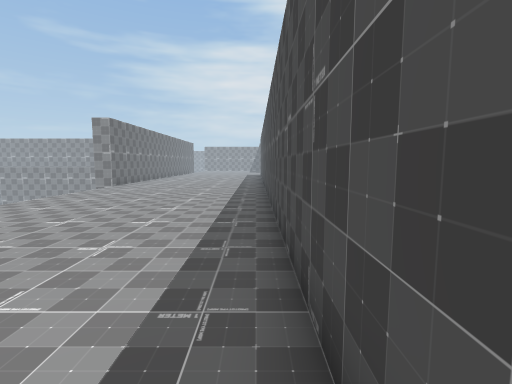
[1] (above)

17 first-person views from a walk through a 3-D level made in the Unity game engine. The camera is 1.4 m above the floor, tilts 6° down and sees 85° across. The floor is counted in squares, 1 m on a side. Each view is taken from the middle of a square. On the plan, view 1 faces up. The plan holds only what a view shows up to about 14 squares ahead; the rest is blank. The place goes on beyond the plan. The player character is not drawn. Some surface patterns are stand-ins.

[2]
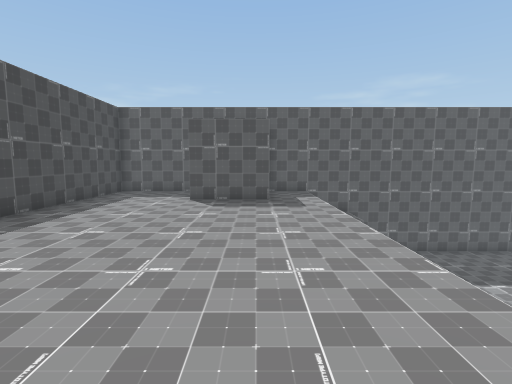

[3]
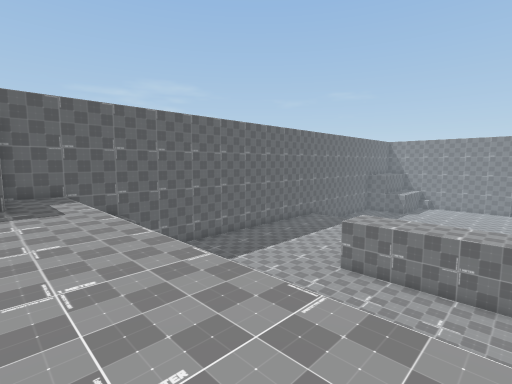

[4]
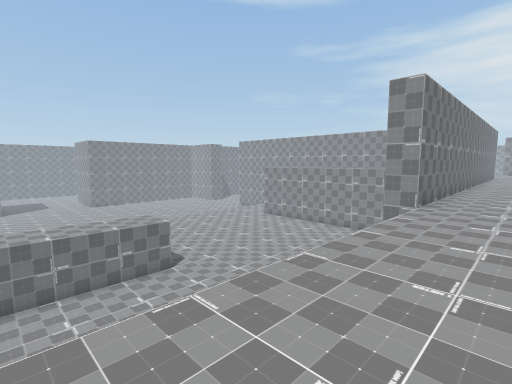

[5]
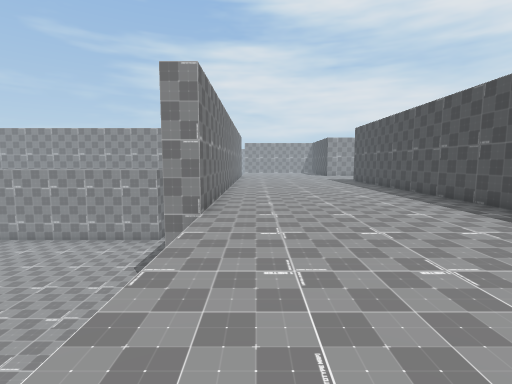

[6]
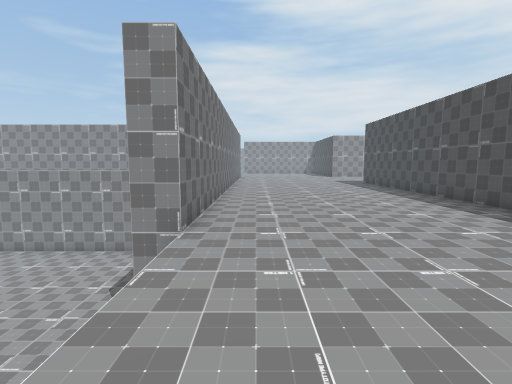

[7]
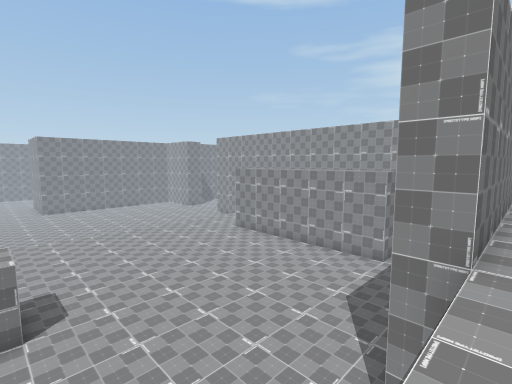

[8]
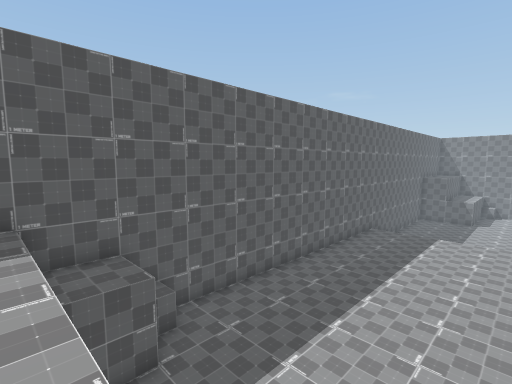

[9]
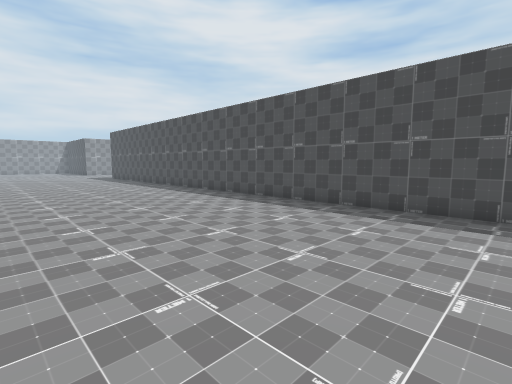

[10]
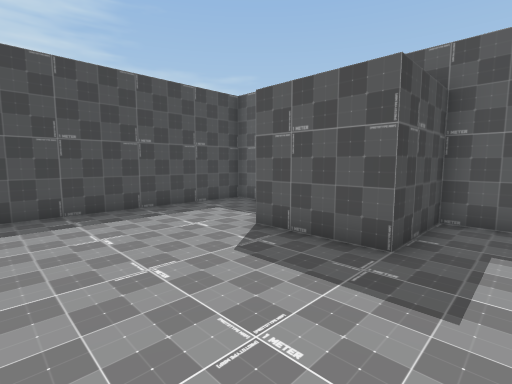

[11]
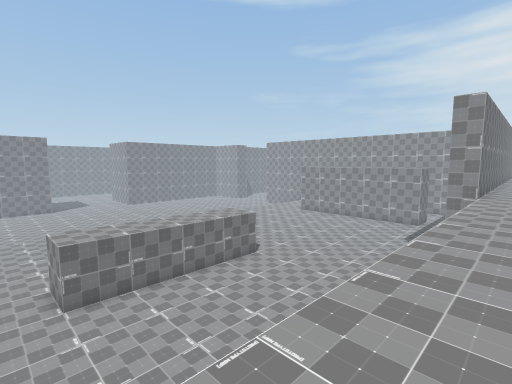

[12]
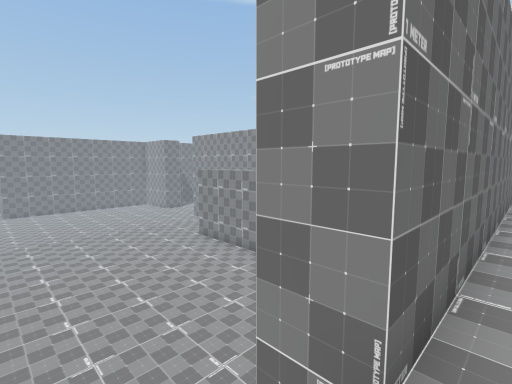

[13]
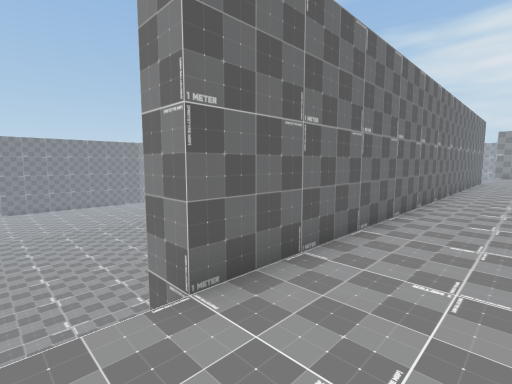

[14]
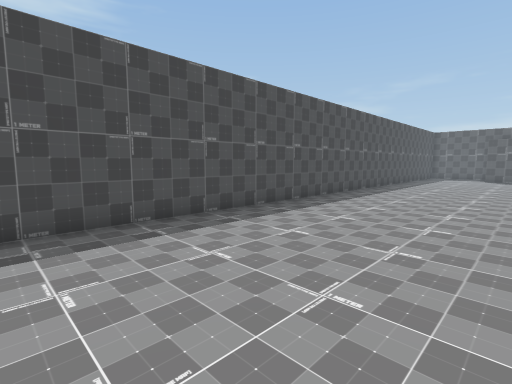

[15]
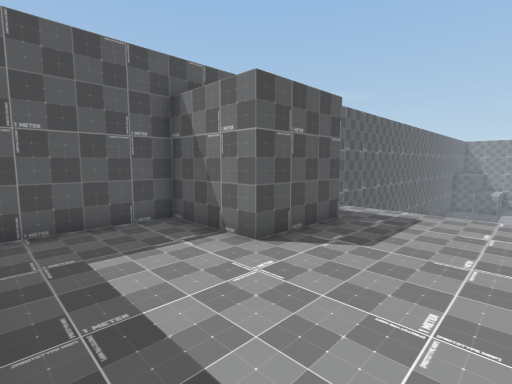

[16]
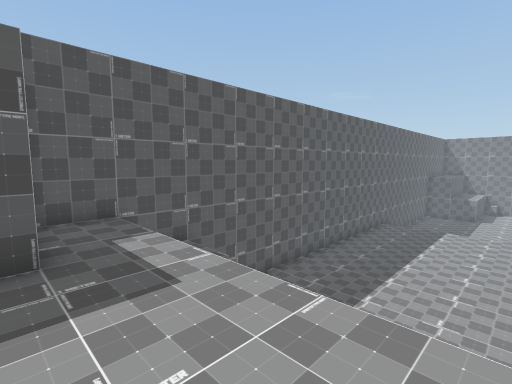

[17]
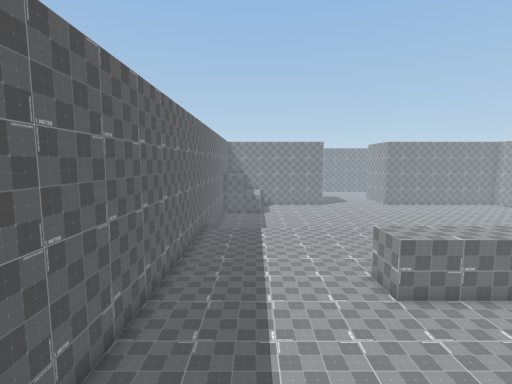

### Floor plan
Key: @ floor where view 1 was taken; # wall or solid block; . main floor; : floor 3 m higher than the main floor; ^ raised ledge.
Columns run from 25 left of view 1 to 1 right of it. Each row starts with its distance up from view 1.
 25      ########.  #:::::::::#
 24       ........  #:::::::::#
 23       ........  #:::::::::#
 22      .......... #:::::::::#
 21     ........... #:::::::::#
 20    ............ #:::::::::#
 19   ..............#:::::::::#
 18  ...............#:::::::::#
 17 ................#:::::::::#
 16 ...............  :::::::::#
 15  .............   :::::::::#
 14 ..............   :::::::::#
 13 ..............   :::::::::#
 12         #.....   :::::::::#
 11         #.....   :::::::::#
 10         #.....   :::::::::#
  9         #.....   :::::::::#
  8         #.....   :::::::::#
  7         #.....   :::::::::#
  6         #.....   :::::::::#
  5  ......##.....   :::::::::#
  4 .............    :::::::::#
  3 .............    :::::::::#
  2 .............    :::::::::#
  1  .............   :::::::::#
  0   .............  ::::::::@#
 -1    ............. ::###::::#
 -2    ............#^::###::::#
 -3    ...........^#^::# #::::#
 -4    ################# ######

Where each view was taken, in squares from view 1:
view 1: 0 up, 0 right, facing up
view 2: 10 up, 6 left, facing down
view 3: 10 up, 6 left, facing down-left
view 4: 7 up, 6 left, facing up-left
view 5: 9 up, 7 left, facing up
view 6: 11 up, 7 left, facing up
view 7: 12 up, 8 left, facing up-left
view 8: 4 up, 8 left, facing down-left
view 9: 4 up, 8 left, facing up-right
view 10: 4 up, 8 left, facing down-right
view 11: 3 up, 7 left, facing up-left
view 12: 15 up, 8 left, facing up-left
view 13: 15 up, 6 left, facing up-left
view 14: 25 up, 6 left, facing down-right
view 15: 3 up, 0 right, facing down-left
view 16: 4 up, 6 left, facing down-left
view 17: 0 up, 8 left, facing left
